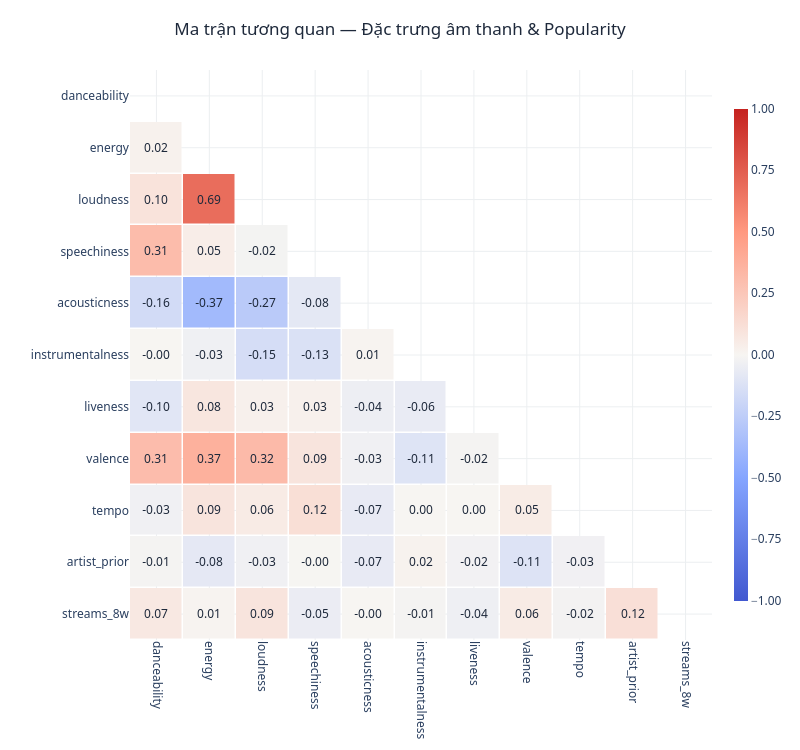

Notebook cell for this chart:
### Markdown cell above
## Biểu đồ 3: Ma trận tương quan giữa các đặc trưng âm thanh và mức độ phổ biến

### Code cell
corr_features = ["danceability","energy","loudness", "speechiness","acousticness",
    "instrumentalness", "liveness", "valence", "tempo", "artist_popularity_prior",
    "streams_first_8w",]

short_labels = ["danceability","energy","loudness","speechiness","acousticness",
    "instrumentalness", "liveness","valence","tempo","artist_prior","streams_8w",]

df_corr = df_analysis.dropna(subset=corr_features).copy()
raw_corr = df_corr[corr_features].corr(method="spearman").values
n = len(corr_features)

mask = np.triu(np.ones((n, n), dtype=bool), k=0)

z_vals = np.where(mask, np.nan, raw_corr)
text_vals = np.where(mask, "", np.char.mod("%.2f", raw_corr))

fig_corr = go.Figure(
    go.Heatmap(
        z=z_vals,
        x=short_labels,
        y=short_labels,
        zmin=-1,
        zmax=1,
        zmid=0,
        colorscale=[
            [0.0, "#4158D0"],
            [0.25, "#85A5FF"],
            [0.5, "#F7F5F2"],
            [0.75, "#FF9980"],
            [1.0, "#C5221F"],
        ],
        text=text_vals,
        texttemplate="%{text}",
        textfont=dict(size=12, family="Segoe UI", color="#1E293B"),
        showscale=True,
        colorbar=dict(
            thickness=14,
            len=0.9,
            tickvals=[-1, -0.75, -0.5, -0.25, 0, 0.25, 0.5, 0.75, 1],
            tickformat=".2f",
            outlinewidth=0,
        ),
        xgap=1.5,
        ygap=1.5,
        hovertemplate="%{y} × %{x}<br>Tương quan: %{z:.2f}<extra></extra>",
    )
)

fig_corr.update_layout(
    title=dict(
        text="Ma trận tương quan — Đặc trưng âm thanh & Popularity",
        font=dict(size=17, family="Segoe UI", color="#1E293B"),
        x=0.5,
        xanchor="center",
    ),
    template="plotly_white",
    width=800,
    height=750,
    font=dict(family="Segoe UI", size=12),
    margin=dict(l=130, r=40, t=70, b=110),
)

fig_corr.update_xaxes(
    tickangle=90,
    tickfont=dict(size=12),
    showgrid=True,
    gridcolor="#ECEFF1",
)
fig_corr.update_yaxes(
    autorange="reversed",
    tickfont=dict(size=12),
    showgrid=True,
    gridcolor="#ECEFF1",
)

fig_corr.show()
corr_matrix = df_corr[corr_features].corr(method='spearman')
display(corr_matrix['streams_first_8w'].drop('streams_first_8w').rename('Spearman ρ với stream tám tuần'))

### Figure 1 — Plotly figure (JSON) as saved in the notebook; plotly's stock layout.template omitted (floating-point values rounded to 4 significant figures)
{"data": [{"colorbar": {"len": 0.9, "outlinewidth": 0, "thickness": 14, "tickformat": ".2f", "tickvals": [-1, -0.75, -0.5, -0.25, 0, 0.25, 0.5, 0.75, 1]}, "colorscale": [[0, "#4158D0"], [0.25, "#85A5FF"], [0.5, "#F7F5F2"], [0.75, "#FF9980"], [1, "#C5221F"]], "hovertemplate": "%{y} × %{x}<br>Tương quan: %{z:.2f}<extra></extra>", "showscale": true, "text": [["", "", "", "", "", "", "", "", "", "", ""], ["0.02", "", "", "", "", "", "", "", "", "", ""], ["0.10", "0.69", "", "", "", "", "", "", "", "", ""], ["0.31", "0.05", "-0.02", "", "", "", "", "", "", "", ""], ["-0.16", "-0.37", "-0.27", "-0.08", "", "", "", "", "", "", ""], ["-0.00", "-0.03", "-0.15", "-0.13", "0.01", "", "", "", "", "", ""], ["-0.10", "0.08", "0.03", "0.03", "-0.04", "-0.06", "", "", "", "", ""], ["0.31", "0.37", "0.32", "0.09", "-0.03", "-0.11", "-0.02", "", "", "", ""], ["-0.03", "0.09", "0.06", "0.12", "-0.07", "0.00", "0.00", "0.05", "", "", ""], ["-0.01", "-0.08", "-0.03", "-0.00", "-0.07", "0.02", "-0.02", "-0.11", "-0.03", "", ""], ["0.07", "0.01", "0.09", "-0.05", "-0.00", "-0.01", "-0.04", "0.06", "-0.02", "0.12", ""]], "textfont": {"color": "#1E293B", "family": "Segoe UI", "size": 12}, "texttemplate": "%{text}", "type": "heatmap", "x": ["danceability", "energy", "loudness", "speechiness", "acousticness", "instrumentalness", "liveness", "valence", "tempo", "artist_prior", "streams_8w"], "xgap": 1.5, "y": ["danceability", "energy", "loudness", "speechiness", "acousticness", "instrumentalness", "liveness", "valence", "tempo", "artist_prior", "streams_8w"], "ygap": 1.5, "z": [[NaN, NaN, NaN, NaN, NaN, NaN, NaN, NaN, NaN, NaN, NaN], [0.02086, NaN, NaN, NaN, NaN, NaN, NaN, NaN, NaN, NaN, NaN], [0.09915, 0.6868, NaN, NaN, NaN, NaN, NaN, NaN, NaN, NaN, NaN], [0.3101, 0.04565, -0.01556, NaN, NaN, NaN, NaN, NaN, NaN, NaN, NaN], [-0.1628, -0.3712, -0.2676, -0.0834, NaN, NaN, NaN, NaN, NaN, NaN, NaN], [-0.000124, -0.03371, -0.1506, -0.1256, 0.01072, NaN, NaN, NaN, NaN, NaN, NaN], [-0.09619, 0.0813, 0.0262, 0.02515, -0.04396, -0.06267, NaN, NaN, NaN, NaN, NaN], [0.3076, 0.372, 0.3207, 0.09294, -0.03161, -0.1088, -0.01527, NaN, NaN, NaN, NaN], [-0.03256, 0.09104, 0.05592, 0.1218, -0.06575, 0.002135, 0.001016, 0.05147, NaN, NaN, NaN], [-0.01157, -0.07992, -0.02902, -0.003099, -0.06601, 0.01789, -0.02313, -0.1127, -0.02826, NaN, NaN], [0.06932, 0.01059, 0.09264, -0.05469, -0.001099, -0.01403, -0.03859, 0.05648, -0.01618, 0.1194, NaN]], "zmax": 1, "zmid": 0, "zmin": -1}], "layout": {"font": {"family": "Segoe UI", "size": 12}, "height": 750, "margin": {"b": 110, "l": 130, "r": 40, "t": 70}, "title": {"font": {"color": "#1E293B", "family": "Segoe UI", "size": 17}, "text": "Ma trận tương quan — Đặc trưng âm thanh & Popularity", "x": 0.5, "xanchor": "center"}, "width": 800, "xaxis": {"gridcolor": "#ECEFF1", "showgrid": true, "tickangle": 90, "tickfont": {"size": 12}}, "yaxis": {"autorange": "reversed", "gridcolor": "#ECEFF1", "showgrid": true, "tickfont": {"size": 12}}}}
